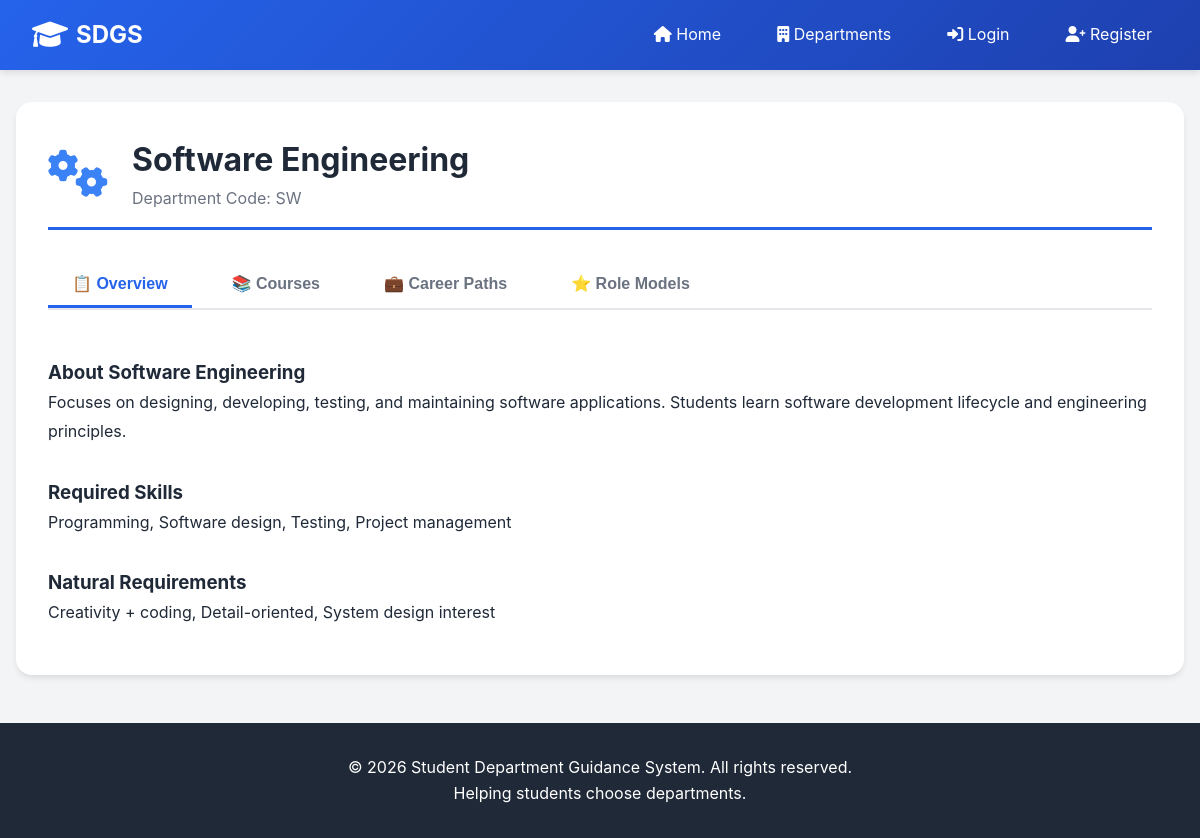
The app's page /departments.php?dept=SW with its own data.
### tables this page shows
CREATE TABLE departments (
    dept_id INT PRIMARY KEY AUTO_INCREMENT,
    dept_code VARCHAR(10) UNIQUE NOT NULL,
    dept_name VARCHAR(100) NOT NULL,
    description TEXT,
    required_skills TEXT,
    natural_requirements TEXT,
    created_at TIMESTAMP DEFAULT CURRENT_TIMESTAMP
);

### departments.php (the view, shortened to what this page needs)
<?php
include 'includes/header.php';
$database = new Database();
$db = $database->getConnection();
if(isset($_GET['dept'])) {
    $dept_code = $_GET['dept'];
    $query = "SELECT * FROM departments WHERE dept_code = ?";
    $stmt = $db->prepare($query);
    $stmt->execute([$dept_code]);
    $department = $stmt->fetch(PDO::FETCH_ASSOC);
    if($department) {
        $icon = $dept_code == 'EE' ? 'microchip' : ($dept_code == 'CS' ? 'laptop-code' : ($dept_code == 'IS' ? 'chart-line' : 'cogs'));
        ?>
        <div class="department-detail">
            <div class="department-header">
                <i class="fas fa-<?php echo $icon; ?> fa-3x" style="color: <?php echo $department['color_code'] ?? '#3b82f6'; ?>;"></i>
                <div>
                    <h1><?php echo htmlspecialchars($department['dept_name']); ?></h1>
                    <p style="color: #6b7280;">Department Code: <?php echo htmlspecialchars($department['dept_code']); ?></p>
                </div>
            </div>
            <div class="tabs">
                <button class="tab-btn active" data-tab="overview">📋 Overview</button>
                <button class="tab-btn" data-tab="courses">📚 Courses</button>
                <button class="tab-btn" data-tab="careers">💼 Career Paths</button>
                <button class="tab-btn" data-tab="models">⭐ Role Models</button>
            </div>
            <div id="overview" class="tab-content active">
                <h3>About <?php echo htmlspecialchars($department['dept_name']); ?></h3>
                <p style="line-height: 1.8;"><?php echo nl2br(htmlspecialchars($department['description'])); ?></p>
                <h3 style="margin-top: 2rem;">Required Skills</h3>
                <p style="line-height: 1.8;"><?php echo nl2br(htmlspecialchars($department['required_skills'])); ?></p>
                <h3 style="margin-top: 2rem;">Natural Requirements</h3>
                <p style="line-height: 1.8;"><?php echo nl2br(htmlspecialchars($department['natural_requirements'])); ?></p>
            </div>
        </div>
        <?php
    } else {
        echo '<div class="alert alert-error">Department not found.</div>';
    }
}
?>
<?php include 'includes/footer.php'; ?>

### css/style.css (style rules this page uses)
* { margin: 0; padding: 0; box-sizing: border-box; }
:root { --primary-color: #2563eb; --secondary-color: #1e40af; --success-color: #10b981; --danger-color: #ef4444; --warning-color: #f59e0b; --light-bg: #f3f4f6; --dark-text: #1f2937; --light-text: #6b7280; --white: #ffffff; --border-color: #e5e7eb; --shadow: 0 4px 6px -1px rgba(0, 0, 0, 0.1); }
body { font-family: -apple-system, BlinkMacSystemFont, "Segoe UI", Roboto, Oxygen, Ubuntu, sans-serif; line-height: 1.6; color: var(--dark-text); background-color: var(--light-bg); }
.department-detail { background: var(--white); border-radius: 1rem; padding: 2rem; box-shadow: var(--shadow); margin: 2rem 0; }
.department-header { display: flex; align-items: center; gap: 1.5rem; margin-bottom: 2rem; padding-bottom: 1rem; border-bottom: 3px solid var(--primary-color); }
.tabs { display: flex; gap: 1rem; margin-bottom: 2rem; border-bottom: 2px solid var(--border-color); }
.tab-btn { padding: 0.75rem 1.5rem; border: none; background: none; cursor: pointer; font-size: 1rem; font-weight: 600; color: var(--light-text); transition: all 0.3s ease; border-bottom: 3px solid transparent; }
.tab-btn.active { color: var(--primary-color); border-bottom-color: var(--primary-color); }
.tab-content { display: none; padding: 1rem 0; }
.tab-content.active { display: block; }

### records on screen
departments: dept_name "Software Engineering", dept_code "SW", description "Focuses on designing, developing, testing, and maintaining software applications. Students learn software development lifecycle and engineering principles.", required_skills "Programming, Software design, Testing, Project management", natural_requirements "Creativity + coding, Detail-oriented, System design interest"
